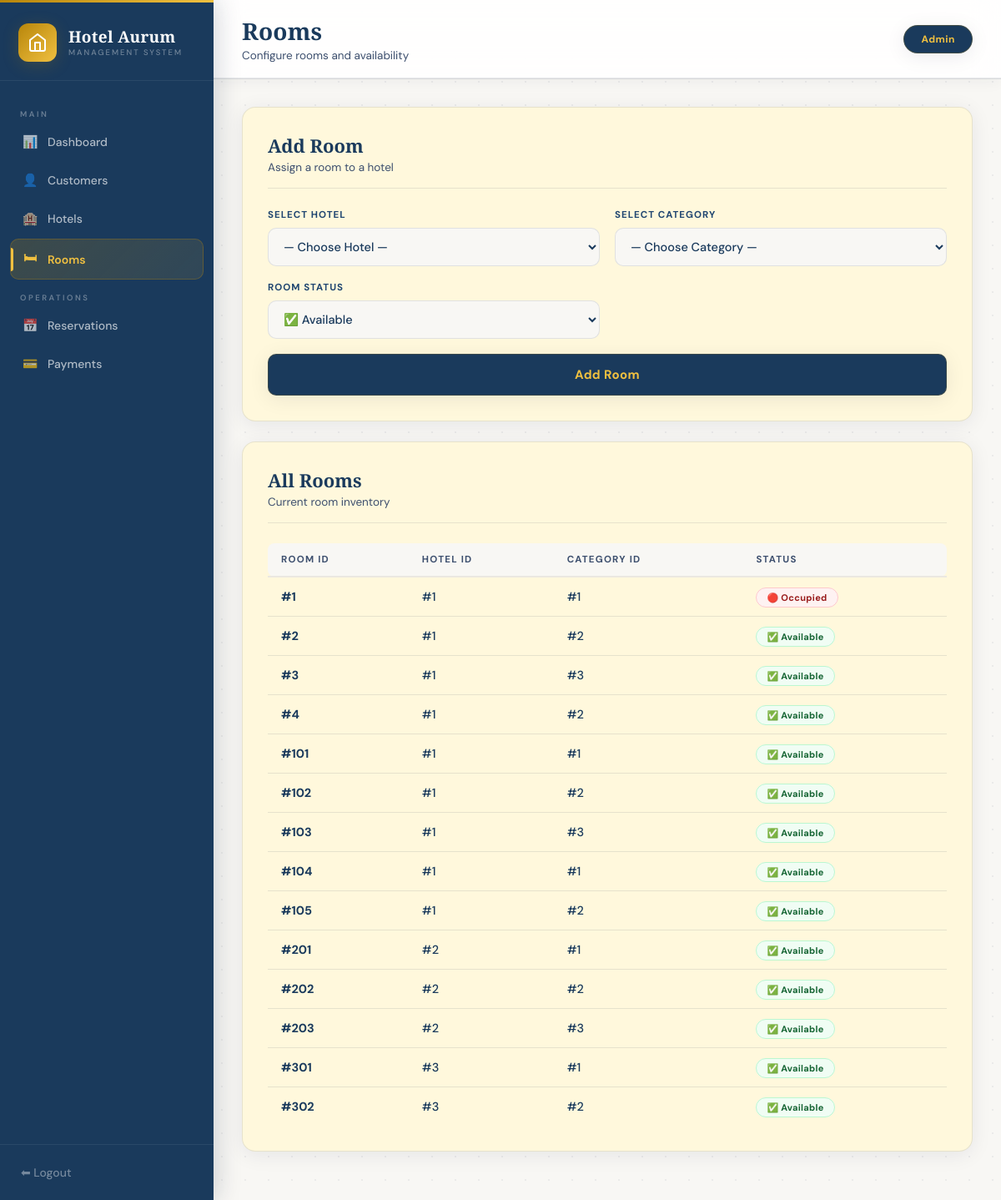
The app's page /rooms/ (signed in) with its own data.
### hotel_app/models.py (models this page shows)
class Room(models.Model):
    Room_ID = models.AutoField(primary_key=True)
    Hotel_ID = models.IntegerField()
    Category_ID = models.IntegerField()
    Status = models.CharField(max_length=20)
    class Meta:
        db_table = "Room"
        managed = True

### hotel_app/views.py (the view)
    def wrapper(request, *args, **kwargs):
        if not request.session.get('logged_in'):
            return redirect('/login/')
        return view_func(request, *args, **kwargs)

### hotel_app/views.py (called while the page is built)
def login_required(view_func):
    def wrapper(request, *args, **kwargs):
        if not request.session.get('logged_in'):
            return redirect('/login/')
        return view_func(request, *args, **kwargs)
    return wrapper

@login_required
def rooms(request):
    if request.method == "POST":
        hotel = request.POST.get('hotel')
        category = request.POST.get('category')
        status = request.POST.get('status')
        Room.objects.create(Hotel_ID=hotel, Category_ID=category, Status=status)
        messages.success(request, "Room added successfully!")
    data = Room.objects.all()
    hotels_list = Hotel.objects.all()
    categories = RoomCategory.objects.all()
    return render(request, 'rooms.html', {'data': data, 'hotels': hotels_list, 'categories': categories})

### templates/rooms.html (shortened to what this page needs)
{% load static %}
<!DOCTYPE html>
<html lang="en">
<head>
  <link rel="stylesheet" href="{% static 'css/style.css' %}">
</head>
<body>
<div class="layout">
  <aside class="sidebar">
    <div class="sidebar-logo">
      <div class="logo-icon">
        <svg width="24" height="24" viewBox="0 0 24 24" fill="none" stroke="white" stroke-width="2" stroke-linecap="round" stroke-linejoin="round">
          <path d="M3 9l9-7 9 7v11a2 2 0 0 1-2 2H5a2 2 0 0 1-2-2z"/>
          <polyline points="9 22 9 12 15 12 15 22"/>
        </svg>
      </div>
      <div class="sidebar-logo-text">
        <h1>Hotel Aurum</h1>
        <p>Management System</p>
      </div>
    </div>
    <nav class="sidebar-nav">
      <div class="nav-label">Main</div>
      <a href="/dashboard/"><span class="nav-icon">📊</span> Dashboard</a>
      <a href="/customers/"><span class="nav-icon">👤</span> Customers</a>
      <a href="/hotels/"><span class="nav-icon">🏨</span> Hotels</a>
      <a href="/rooms/"  class="active"><span class="nav-icon">🛏</span> Rooms</a>
      <div class="nav-label">Operations</div>
      <a href="/reservation/"><span class="nav-icon">📅</span> Reservations</a>
      <a href="/payment/"><span class="nav-icon">💳</span> Payments</a>
    </nav>
    <div class="sidebar-footer">
      <a href="/login/">⬅ Logout</a>
    </div>
  </aside>
  <div class="main">
    <div class="topbar">
      <div>
        <div class="topbar-title">Rooms</div>
        <div class="topbar-sub">Configure rooms and availability</div>
      </div>
      <div class="topbar-badge"> Admin</div>
    </div>
    <div class="page">
      <div class="card">
        <div class="card-header">
          <div class="card-title">Add Room <span>Assign a room to a hotel</span></div>
        </div>
        <form method="post">
          <div class="form-row">
            <div class="form-group">
              <label>Select Hotel</label>
              <select name="hotel" required>
                <option value="">— Choose Hotel —</option>
              </select>
            </div>
            <div class="form-group">
              <label>Select Category</label>
              <select name="category" required>
                <option value="">— Choose Category —</option>
              </select>
            </div>
          </div>
          <div class="form-row">
            <div class="form-group">
              <label>Room Status</label>
              <select name="status" required>
                <option value="Available">✅ Available</option>
              </select>
            </div>
          </div>
          <button type="submit" class="btn btn-primary"> Add Room</button>
        </form>
      </div>
      <div class="card">
        <div class="card-header">
          <div class="card-title">All Rooms <span>Current room inventory</span></div>
        </div>
        {% if data %}
        <table>
          <thead>
            <tr>
              <th>Room ID</th>
              <th>Hotel ID</th>
              <th>Category ID</th>
              <th>Status</th>
            </tr>
          </thead>
          <tbody>
            {% for r in data %}
            <tr>
              <td>#{{ r.Room_ID }}</td>
              <td>#{{ r.Hotel_ID }}</td>
              <td>#{{ r.Category_ID }}</td>
              <td>
                {% if r.Status == 'Available' %}
                  <span class="badge badge-success">✅ Available</span>
                {% else %}
                  <span class="badge badge-danger">🔴 Occupied</span>
                {% endif %}
              </td>
            </tr>
            {% endfor %}
          </tbody>
        </table>
        {% else %}
        <p class="empty-msg">No rooms added yet.</p>
        {% endif %}
      </div>
    </div>
  </div>
</div>
</body>
</html>

### records on screen
Room: Room_ID "1", Hotel_ID "1", Category_ID "1", Status "🔴 Occupied"
Room: Room_ID "2", Hotel_ID "1", Category_ID "2", Status "✅ Available"
Room: Room_ID "3", Hotel_ID "1", Category_ID "3", Status "✅ Available"
Room: Room_ID "4", Hotel_ID "1", Category_ID "2", Status "✅ Available"
Room: Room_ID "101", Hotel_ID "1", Category_ID "1", Status "✅ Available"
Room: Room_ID "102", Hotel_ID "1", Category_ID "2", Status "✅ Available"
Room: Room_ID "103", Hotel_ID "1", Category_ID "3", Status "✅ Available"
Room: Room_ID "104", Hotel_ID "1", Category_ID "1", Status "✅ Available"
Room: Room_ID "105", Hotel_ID "1", Category_ID "2", Status "✅ Available"
Room: Room_ID "201", Hotel_ID "2", Category_ID "1", Status "✅ Available"
Room: Room_ID "202", Hotel_ID "2", Category_ID "2", Status "✅ Available"
Room: Room_ID "203", Hotel_ID "2", Category_ID "3", Status "✅ Available"
Room: Room_ID "301", Hotel_ID "3", Category_ID "1", Status "✅ Available"
Room: Room_ID "302", Hotel_ID "3", Category_ID "2", Status "✅ Available"
